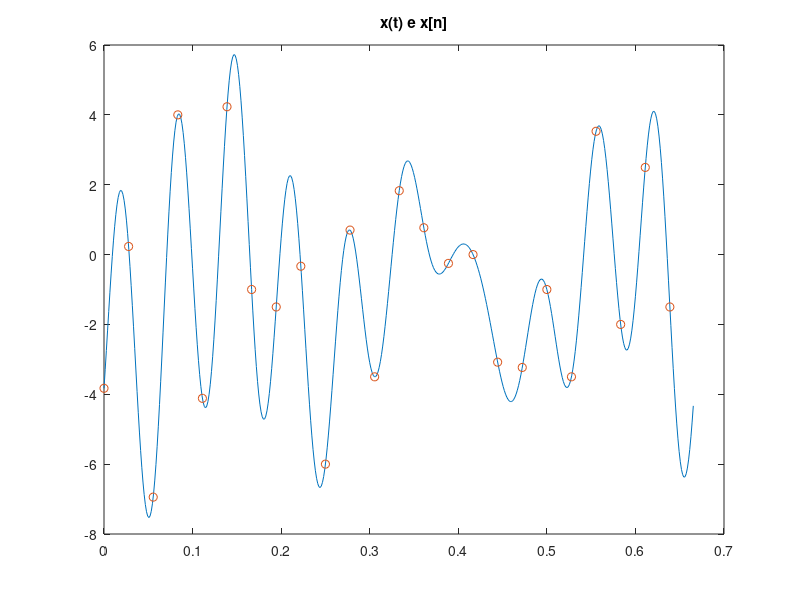
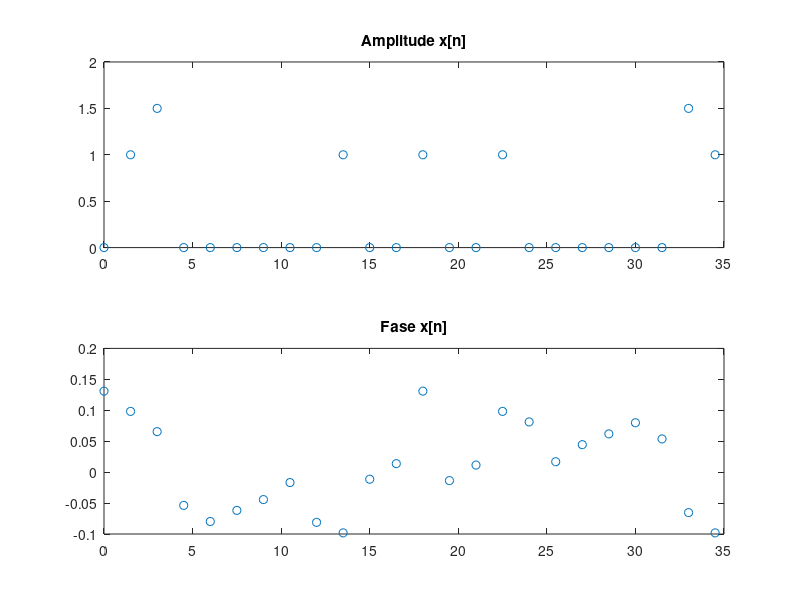
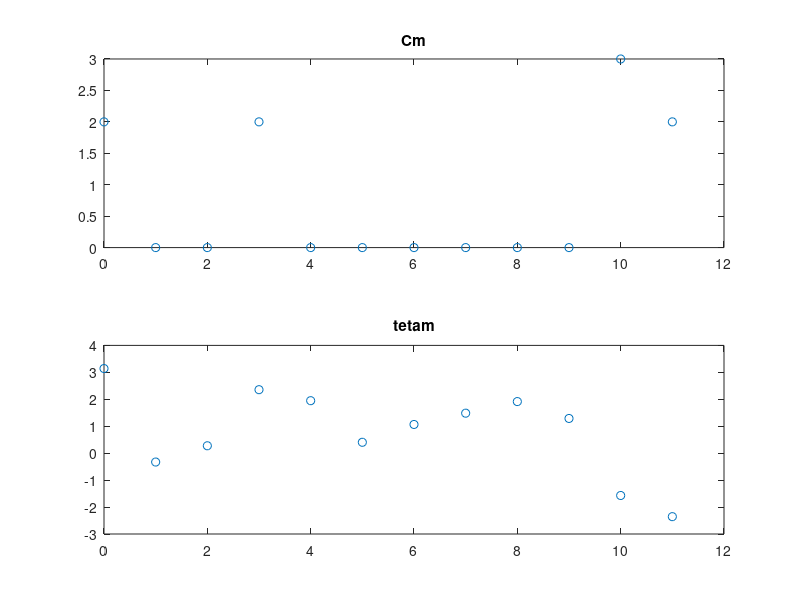

The MATLAB source for these figures, in order: (Note: this script raises an error after producing the figures.)
% Trabalho 3 - Exercicio 1 - ATD
% -- David Gomes
% -- Joao Craveiro
% -- Rui Pereira Mendes

% Determinamos analiticamente, tendo em conta que #G = 13 e mod(13, 2) = 1:

% xt = -1 + 3*sin(30*pi*t) + 4*sin(12*pi*t - pi/4).*cos(21*pi*t);
%    = -cos(0t+0-) + 3*cos(pi/2-30*pi*t) + 2*cos(pi/2 - (33*pi*t-pi/4))
%    = -2*cos(pi/2-(9*pi*t+pi/4))
%    = -1 + 3*cos(pi/2-30*pi*t) + 2*cos(3*pi/4 -33*pi*t) - 2*cos(pi/4 -9*pi*t)

w0 = 3 * pi;
f0 = w0 / (2 * pi);
wmax = 33 * pi;
fmax = wmax / (2 * pi);
fs = 36;
Ts = 1 / fs;
T0 = 1 / f0;
N = floor(T0 / Ts);
step = T0 / 500;
t = 0:step:T0 - step;
n = 0:N - 1;

% 1.1
xt = -1 + 3 * cos(pi / 2 - 30 * pi * t) + 2 * cos(3 * pi / 4 -33 * pi * t) - 2 * cos(pi / 4 - 9 * pi * t);
xn = -1 + 3 * cos(pi / 2 - 30 * pi * n * Ts) + 2 * cos(3 * pi / 4 - 33 * pi * n * Ts) - 2 * cos(pi / 4 - 9 * pi * n * Ts);

% 1.2
w0 = 3 * pi;
w1 = 0;
w2 = 30 * pi;
w3 = 33 * pi;
w4 = 9 * pi;
omega0 = 2 * pi / N;
omega1 = 0 * omega0;
omega2 = 11 * omega0;
omega3 = 6 * omega0;

% 1.3
figure(1), plot(t, xt, n * Ts, xn, 'o'), title('x(t) e x[n]');

% 1.4
X_n = fftshift(fft(xn));

figure(2), subplot(2,1,1), plot(n * fs / N, abs(X_n) / N, 'o'), title('Amplitude x[n]');
figure(2), subplot(2,1,2), plot(n * fs / N, angle(X_n) / N, 'o'), title('Fase x[n]');

% 1.5
cm = X_n(N / 2 + 1:N)/N ;

% 1.6
Cm  = 2 * abs(cm); 

tetam = angle(X_n(N / 2 + 1:N) / N);

figure(3), subplot(2, 1, 1), plot(0:1:N/2 - 1, Cm, 'o'), title('Cm');
figure(3), subplot(2, 1, 2), plot(0:N/2 - 1, tetam, 'o'), title('tetam');

% 1.7
x_t = serie_fourier(Cm, tetam, t, T0, length(Cm) - 1);

figure(4), plot(t, x_t, t, xt);